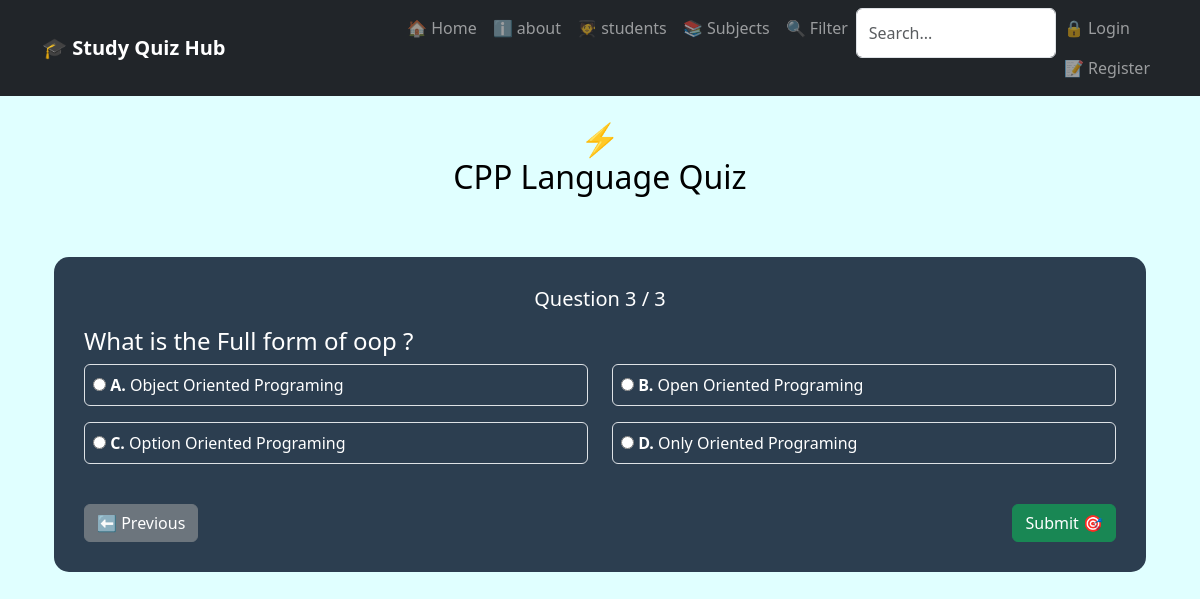
/cpp_lang/2, run on the app's committed database.
### tables this page shows
CREATE TABLE QUESTIONS (
        id INTEGER PRIMARY KEY AUTOINCREMENT,
        subject TEXT NOT NULL,         
        question TEXT NOT NULL,
        option1 TEXT NOT NULL,
        option2 TEXT NOT NULL,
        option3 TEXT NOT NULL,
        option4 TEXT NOT NULL,
        answer TEXT NOT NULL
    );

### app1.py (the view, shortened to what this page needs)
@app.route('/cpp_lang/<int:qno>', methods=['GET', 'POST'])
def cpp_lang(qno):
    conn = get_db()
    rows = conn.execute(
        "SELECT * FROM QUESTIONS WHERE subject=?",
        ("C++",)
    ).fetchall()
    conn.close()
    all_questions = QUESTIONS_CPP.copy()
    for row in rows:
        all_questions.append({
            "q": row["question"],
            "options": [
                row["option1"],
                row["option2"],
                row["option3"],
                row["option4"]
            ],
            "answer": row["answer"]
        })
    if len(all_questions) == 0:
        return "<h2>No C++ Questions Found!</h2>"
    if "score" not in session:
        session["score"] = 0
    return render_template(
        "cpp_lang.html",
        question=all_questions[qno],
        qno=qno,
        total=len(all_questions)
    )

### Database.py (called while the page is built)
def get_db():
    conn = sqlite3.connect('myproject.db')
    conn.row_factory = sqlite3.Row
    return conn

### templates/cpp_lang.html (shortened to what this page needs)
{% extends "base.html" %}
{% block content %}
<!DOCTYPE html>
<html>
<head>
    <link href="https://cdn.jsdelivr.net/npm/bootstrap@5.3.0/dist/css/bootstrap.min.css" rel="stylesheet">
</head>
<body>
<div class="container">
   <h2 class="text-center mt-4" style="color: black;">
    ⚡ <br>CPP Language Quiz
</h2>
    <div class="box">
        <h5 style="text-align: center;">Question {{ qno + 1 }} / {{ total }}</h5>
        <h4 class="mt-3">{{ question.q }}</h4>
<form method="POST">
    <div class="row">
        {% for opt in question.options %}
        <div class="col-md-6 mb-3">
            <div class="border rounded p-2">
                <input type="radio"
                       name="answer"
                       value="{{ opt }}"
                       required>
                {% if loop.index0 == 0 %}
                    <strong>A.</strong>
                {% elif loop.index0 == 1 %}
                    <strong>B.</strong>
                {% elif loop.index0 == 2 %}
                    <strong>C.</strong>
                {% elif loop.index0 == 3 %}
                    <strong>D.</strong>
                {% endif %}
                {{ opt }}
            </div>
        </div>
        {% endfor %}
            <div class="d-flex justify-content-between mt-4">
                {% if qno > 0 %}
                <button name="prev" class="btn btn-secondary">⬅ Previous</button>
                {% else %}
                <span></span>
                {% endif %}
                {% if qno < total - 1 %}
                <button name="next" class="btn btn-info">Next ➡</button>
                {% else %}
                <button name="submit" class="btn btn-success">Submit 🎯</button>
                {% endif %}
            </div>
        </form>
    </div>
</div>
</body>
</html>
{% endblock %}

### templates/cpp_lang.html (style rules this page uses)
body { background: lightcyan; color: white; }
.box { background: #2c3e50; padding: 30px; border-radius: 15px; margin-top: 60px; }

### data on the page
QUESTIONS: q "What is the Full form of oop ?", shows "A.", option1 "Object Oriented Programing", option2 "Open Oriented Programing", option3 "Option Oriented Programing", option4 "Only Oriented Programing"

### other printed values
{{ qno + 1 }} "3"
{{ total }} "3"
